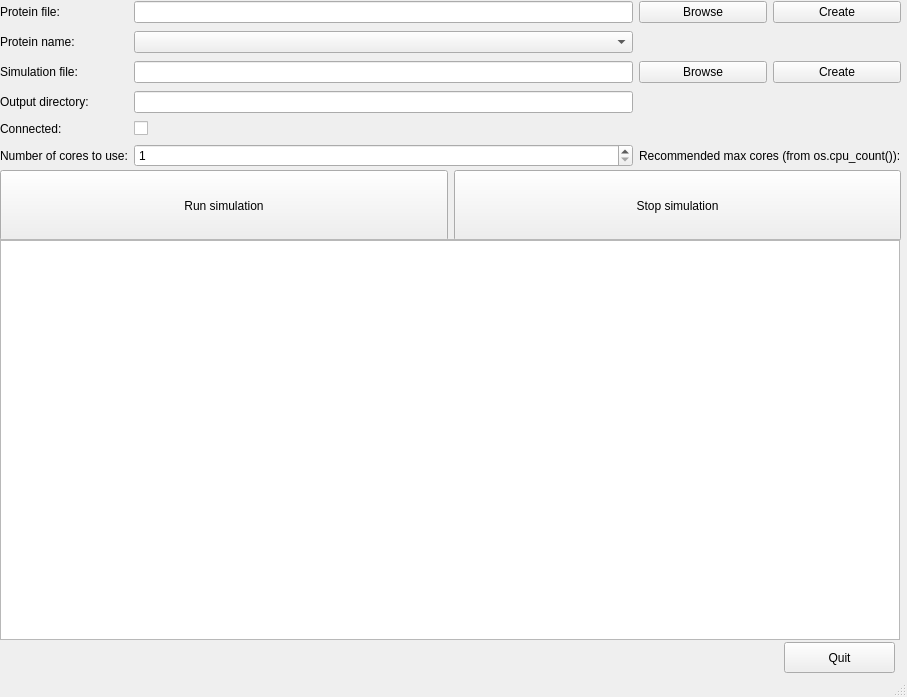
<?xml version="1.0" encoding="UTF-8"?>
<ui version="4.0">
 <class>MainWindow</class>
 <widget class="QMainWindow" name="MainWindow">
  <property name="geometry">
   <rect>
    <x>0</x>
    <y>0</y>
    <width>907</width>
    <height>697</height>
   </rect>
  </property>
  <property name="sizePolicy">
   <sizepolicy hsizetype="Preferred" vsizetype="Maximum">
    <horstretch>0</horstretch>
    <verstretch>0</verstretch>
   </sizepolicy>
  </property>
  <property name="windowTitle">
   <string>STOP - Main Window</string>
  </property>
  <widget class="QWidget" name="centralwidget">
   <widget class="QWidget" name="gridLayoutWidget">
    <property name="geometry">
     <rect>
      <x>0</x>
      <y>-1</y>
      <width>901</width>
      <height>171</height>
     </rect>
    </property>
    <layout class="QGridLayout" name="gridLayout">
     <item row="0" column="0">
      <widget class="QLabel" name="proteinFileLabel">
       <property name="text">
        <string>Protein file:</string>
       </property>
      </widget>
     </item>
     <item row="1" column="2">
      <widget class="QComboBox" name="proteinChoice"/>
     </item>
     <item row="2" column="2">
      <widget class="QLineEdit" name="simulationFileBox"/>
     </item>
     <item row="2" column="0">
      <widget class="QLabel" name="simulationFileLabel">
       <property name="text">
        <string>Simulation file:</string>
       </property>
      </widget>
     </item>
     <item row="1" column="0">
      <widget class="QLabel" name="proteinNameLabel">
       <property name="text">
        <string>Protein name:</string>
       </property>
      </widget>
     </item>
     <item row="0" column="2">
      <widget class="QLineEdit" name="proteinFileBox"/>
     </item>
     <item row="3" column="0">
      <widget class="QLabel" name="outputDirLabel">
       <property name="text">
        <string>Output directory:</string>
       </property>
      </widget>
     </item>
     <item row="0" column="4">
      <widget class="QPushButton" name="createProteinButton">
       <property name="text">
        <string>Create</string>
       </property>
      </widget>
     </item>
     <item row="0" column="3">
      <widget class="QPushButton" name="browseProteinButton">
       <property name="text">
        <string>Browse</string>
       </property>
      </widget>
     </item>
     <item row="2" column="4">
      <widget class="QPushButton" name="createSimulationButton">
       <property name="text">
        <string>Create</string>
       </property>
      </widget>
     </item>
     <item row="2" column="3">
      <widget class="QPushButton" name="browseSimulationButton">
       <property name="text">
        <string>Browse</string>
       </property>
      </widget>
     </item>
     <item row="5" column="0">
      <widget class="QLabel" name="numCoresLabel">
       <property name="text">
        <string>Number of cores to use:</string>
       </property>
      </widget>
     </item>
     <item row="4" column="2">
      <widget class="QCheckBox" name="connectedBox">
       <property name="text">
        <string/>
       </property>
      </widget>
     </item>
     <item row="4" column="0">
      <widget class="QLabel" name="connectedLabel">
       <property name="text">
        <string>Connected:</string>
       </property>
      </widget>
     </item>
     <item row="3" column="2">
      <widget class="QLineEdit" name="outputDirBox"/>
     </item>
     <item row="5" column="3" colspan="2">
      <widget class="QLabel" name="coresGuideLabel">
       <property name="text">
        <string>Recommended max cores (from os.cpu_count()):</string>
       </property>
      </widget>
     </item>
     <item row="5" column="2">
      <widget class="QSpinBox" name="numCores">
       <property name="minimum">
        <number>1</number>
       </property>
      </widget>
     </item>
    </layout>
   </widget>
   <widget class="QPushButton" name="quitButton">
    <property name="geometry">
     <rect>
      <x>784</x>
      <y>642</y>
      <width>111</width>
      <height>31</height>
     </rect>
    </property>
    <property name="text">
     <string>Quit</string>
    </property>
   </widget>
   <widget class="QWidget" name="horizontalLayoutWidget">
    <property name="geometry">
     <rect>
      <x>0</x>
      <y>170</y>
      <width>901</width>
      <height>71</height>
     </rect>
    </property>
    <layout class="QHBoxLayout" name="horizontalLayout">
     <item>
      <widget class="QPushButton" name="runButton">
       <property name="sizePolicy">
        <sizepolicy hsizetype="Minimum" vsizetype="Preferred">
         <horstretch>0</horstretch>
         <verstretch>0</verstretch>
        </sizepolicy>
       </property>
       <property name="text">
        <string>Run simulation</string>
       </property>
      </widget>
     </item>
     <item>
      <widget class="QPushButton" name="stopButton">
       <property name="sizePolicy">
        <sizepolicy hsizetype="Minimum" vsizetype="Preferred">
         <horstretch>0</horstretch>
         <verstretch>0</verstretch>
        </sizepolicy>
       </property>
       <property name="text">
        <string>Stop simulation</string>
       </property>
      </widget>
     </item>
    </layout>
   </widget>
   <widget class="QWidget" name="verticalLayoutWidget">
    <property name="geometry">
     <rect>
      <x>-1</x>
      <y>239</y>
      <width>901</width>
      <height>401</height>
     </rect>
    </property>
    <layout class="QVBoxLayout" name="verticalLayout">
     <item>
      <widget class="QScrollArea" name="outputScrollArea">
       <property name="widgetResizable">
        <bool>true</bool>
       </property>
       <widget class="QWidget" name="scrollAreaWidgetContents">
        <property name="geometry">
         <rect>
          <x>0</x>
          <y>0</y>
          <width>897</width>
          <height>397</height>
         </rect>
        </property>
        <widget class="QPlainTextEdit" name="outputArea">
         <property name="geometry">
          <rect>
           <x>0</x>
           <y>0</y>
           <width>901</width>
           <height>401</height>
          </rect>
         </property>
         <property name="readOnly">
          <bool>true</bool>
         </property>
        </widget>
       </widget>
      </widget>
     </item>
    </layout>
   </widget>
  </widget>
  <widget class="QStatusBar" name="statusbar"/>
 </widget>
 <resources/>
 <connections/>
</ui>
